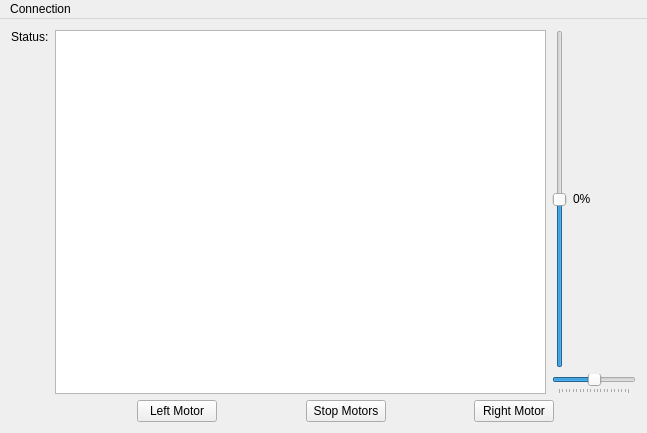
<?xml version="1.0" encoding="UTF-8"?>
<ui version="4.0">
 <class>MainWindow</class>
 <widget class="QMainWindow" name="MainWindow">
  <property name="geometry">
   <rect>
    <x>0</x>
    <y>0</y>
    <width>647</width>
    <height>433</height>
   </rect>
  </property>
  <property name="windowTitle">
   <string>MainWindow</string>
  </property>
  <widget class="QWidget" name="centralWidget">
   <layout class="QGridLayout" name="gridLayout">
    <item row="2" column="1" rowspan="3">
     <layout class="QGridLayout" name="gridLayout_3">
      <item row="0" column="1">
       <widget class="QSlider" name="verticalSlider">
        <property name="minimum">
         <number>-100</number>
        </property>
        <property name="maximum">
         <number>100</number>
        </property>
        <property name="orientation">
         <enum>Qt::Vertical</enum>
        </property>
       </widget>
      </item>
      <item row="0" column="2">
       <widget class="QLabel" name="percentPowerlabel">
        <property name="minimumSize">
         <size>
          <width>50</width>
          <height>0</height>
         </size>
        </property>
        <property name="text">
         <string>0%  </string>
        </property>
       </widget>
      </item>
      <item row="0" column="0" rowspan="2">
       <widget class="QColumnView" name="columnView"/>
      </item>
      <item row="1" column="1" colspan="2">
       <widget class="QSlider" name="cameraMovementSlider">
        <property name="minimum">
         <number>-100</number>
        </property>
        <property name="maximum">
         <number>100</number>
        </property>
        <property name="orientation">
         <enum>Qt::Horizontal</enum>
        </property>
        <property name="tickPosition">
         <enum>QSlider::TicksBelow</enum>
        </property>
       </widget>
      </item>
     </layout>
    </item>
    <item row="5" column="1">
     <layout class="QGridLayout" name="gridLayout_2">
      <item row="0" column="6">
       <spacer name="horizontalSpacer_3">
        <property name="orientation">
         <enum>Qt::Horizontal</enum>
        </property>
        <property name="sizeHint" stdset="0">
         <size>
          <width>40</width>
          <height>20</height>
         </size>
        </property>
       </spacer>
      </item>
      <item row="0" column="0">
       <spacer name="horizontalSpacer">
        <property name="orientation">
         <enum>Qt::Horizontal</enum>
        </property>
        <property name="sizeHint" stdset="0">
         <size>
          <width>40</width>
          <height>20</height>
         </size>
        </property>
       </spacer>
      </item>
      <item row="0" column="3">
       <widget class="QPushButton" name="stopMotorsControl">
        <property name="text">
         <string>Stop Motors</string>
        </property>
       </widget>
      </item>
      <item row="0" column="2">
       <spacer name="horizontalSpacer_2">
        <property name="orientation">
         <enum>Qt::Horizontal</enum>
        </property>
        <property name="sizeHint" stdset="0">
         <size>
          <width>40</width>
          <height>20</height>
         </size>
        </property>
       </spacer>
      </item>
      <item row="0" column="5">
       <widget class="QPushButton" name="RightMotorControl">
        <property name="text">
         <string>Right Motor</string>
        </property>
       </widget>
      </item>
      <item row="0" column="1">
       <widget class="QPushButton" name="LeftMotorControl">
        <property name="text">
         <string>Left Motor</string>
        </property>
       </widget>
      </item>
      <item row="0" column="4">
       <spacer name="horizontalSpacer_4">
        <property name="orientation">
         <enum>Qt::Horizontal</enum>
        </property>
        <property name="sizeHint" stdset="0">
         <size>
          <width>40</width>
          <height>20</height>
         </size>
        </property>
       </spacer>
      </item>
     </layout>
    </item>
    <item row="2" column="0" rowspan="4">
     <layout class="QGridLayout" name="gridLayout_4">
      <item row="0" column="0">
       <widget class="QLabel" name="label">
        <property name="text">
         <string>Status:</string>
        </property>
       </widget>
      </item>
      <item row="1" column="0">
       <spacer name="verticalSpacer">
        <property name="orientation">
         <enum>Qt::Vertical</enum>
        </property>
        <property name="sizeHint" stdset="0">
         <size>
          <width>20</width>
          <height>40</height>
         </size>
        </property>
       </spacer>
      </item>
     </layout>
    </item>
   </layout>
  </widget>
  <widget class="QMenuBar" name="menuBar">
   <property name="geometry">
    <rect>
     <x>0</x>
     <y>0</y>
     <width>647</width>
     <height>22</height>
    </rect>
   </property>
   <widget class="QMenu" name="menuConnection">
    <property name="title">
     <string>Connection</string>
    </property>
    <addaction name="actionConnect"/>
   </widget>
   <addaction name="menuConnection"/>
  </widget>
  <action name="actionConnect">
   <property name="text">
    <string>Connect</string>
   </property>
   <property name="shortcut">
    <string>Alt+C</string>
   </property>
  </action>
 </widget>
 <layoutdefault spacing="6" margin="11"/>
 <resources/>
 <connections/>
</ui>
